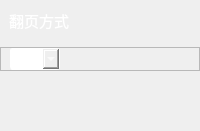
     <widget class="QWidget" name="page_3">
      <property name="styleSheet">
       <string notr="true">font-family: 宋体;
font-size: 11pt;
color: #FFFFFF</string>
      </property>
      <layout class="QVBoxLayout" name="verticalLayout_5">
       <property name="leftMargin">
        <number>0</number>
       </property>
       <property name="topMargin">
        <number>0</number>
       </property>
       <property name="rightMargin">
        <number>0</number>
       </property>
       <property name="bottomMargin">
        <number>20</number>
       </property>
       <item>
        <widget class="QFrame" name="frame_12">
         <property name="frameShape">
          <enum>QFrame::NoFrame</enum>
         </property>
         <property name="frameShadow">
          <enum>QFrame::Raised</enum>
         </property>
         <layout class="QHBoxLayout" name="horizontalLayout_12">
          <item>
           <widget class="QLabel" name="label_14">
            <property name="text">
             <string>翻页方式</string>
            </property>
           </widget>
          </item>
          <item>
           <spacer name="horizontalSpacer_8">
            <property name="orientation">
             <enum>Qt::Horizontal</enum>
            </property>
            <property name="sizeHint" stdset="0">
             <size>
              <width>40</width>
              <height>20</height>
             </size>
            </property>
           </spacer>
          </item>
         </layout>
        </widget>
       </item>
       <item>
        <widget class="QFrame" name="frame_13">
         <property name="frameShape">
          <enum>QFrame::StyledPanel</enum>
         </property>
         <property name="frameShadow">
          <enum>QFrame::Raised</enum>
         </property>
         <layout class="QHBoxLayout" name="horizontalLayout_13">
          <property name="topMargin">
           <number>0</number>
          </property>
          <property name="bottomMargin">
           <number>0</number>
          </property>
          <item>
           <widget class="QComboBox" name="read_combo">
            <property name="cursor">
             <cursorShape>PointingHandCursor</cursorShape>
            </property>
            <property name="styleSheet">
             <string notr="true">QComboBox{border: 1px solid white;border-radius:3px}
QComboBox:focus{border: 1px solid #CC295F;border-radius:3px}

QComboBox QAbstractItemView
{border: 1px solid rgb(161,161,161);
outline:0px
}
QComboBox QAbstractItemView::item
{ height: 24px;
outline:0px
}
QComboBox QAbstractItemView::item:hover
{ height: 24px;background: black;color:#CC295F
}
QComboBox QAbstractItemView::item:selected
{	
    background-color:#2B2B2B;
	color: white;
}

</string>
            </property>
            <item>
             <property name="text">
              <string>滚动</string>
             </property>
            </item>
            <item>
             <property name="text">
              <string>水平</string>
             </property>
            </item>
           </widget>
          </item>
          <item>
           <spacer name="horizontalSpacer_9">
            <property name="orientation">
             <enum>Qt::Horizontal</enum>
            </property>
            <property name="sizeHint" stdset="0">
             <size>
              <width>40</width>
              <height>20</height>
             </size>
            </property>
           </spacer>
          </item>
         </layout>
        </widget>
       </item>
       <item>
        <spacer name="verticalSpacer_3">
         <property name="orientation">
          <enum>Qt::Vertical</enum>
         </property>
         <property name="sizeHint" stdset="0">
          <size>
           <width>20</width>
           <height>40</height>
          </size>
         </property>
        </spacer>
       </item>
      </layout>
     </widget>
